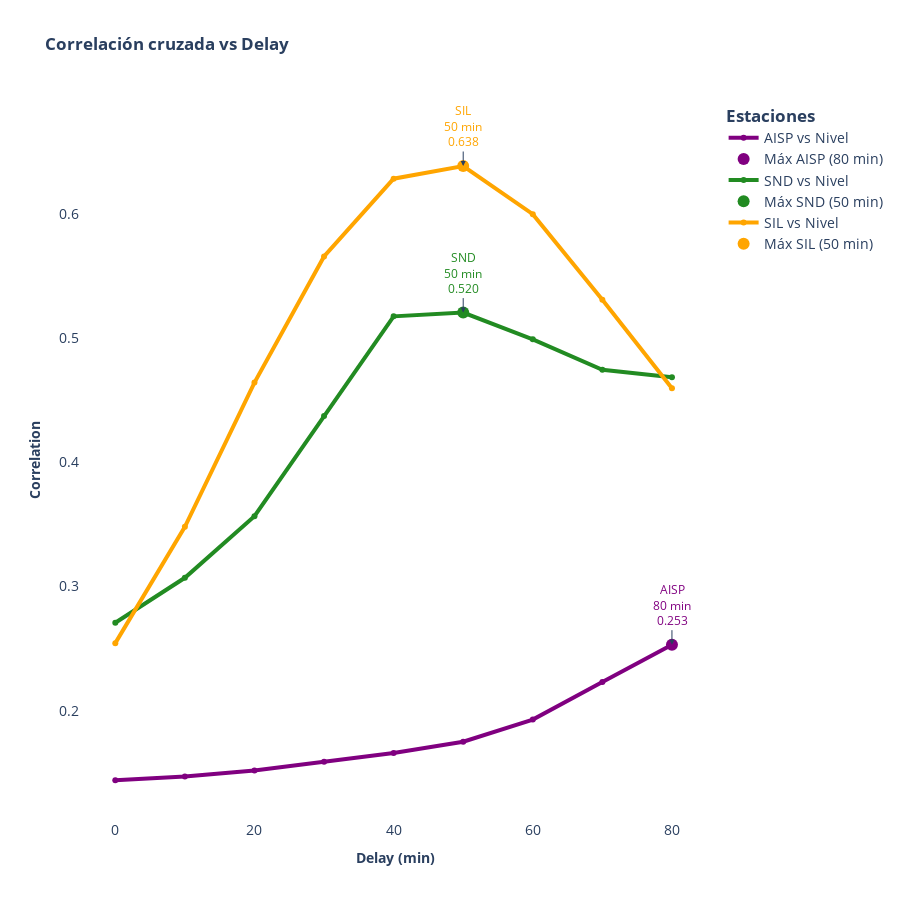

This figure's notebook cell:
### Code cell
def cross_correlation(x, y, lag_step=10, min_delay=0, max_delay=80):
    corr = correlate(x, y, mode='full')
    lags = np.arange(-len(x) + 1, len(x))
    norm_factor = np.array([len(x) - abs(lag) for lag in lags])
    corr_norm = corr / norm_factor
    lags_minutes = lags * lag_step

    mask = (lags_minutes >= min_delay) & (lags_minutes <= max_delay)
    lags_minutes_filtered = lags_minutes[mask]
    corr_norm_filtered = corr_norm[mask]

    best_idx = np.argmax(np.abs(corr_norm_filtered))
    best_lag = lags_minutes_filtered[best_idx]
    best_corr = corr_norm_filtered[best_idx]

    return lags_minutes_filtered, corr_norm_filtered, best_lag, best_corr

# Extraer las señales
nivel1 = merged1_std['nivel_std'].values
aisp = merged1_std['aisp_std'].values
nivel2 = merged2_std['nivel_std'].values
snd = merged2_std['snd_std'].values
nivel3 = merged3_std['nivel_std'].values
sil = merged3_std['sil_std'].values

# Calcular las correlaciones
lags_aisp, corr_aisp, lag_aisp, corr_max_aisp = cross_correlation(nivel1, aisp)
lags_snd, corr_snd, lag_snd, corr_max_snd = cross_correlation(nivel2, snd)
lags_sil, corr_sil, lag_sil, corr_max_sil = cross_correlation(nivel3, sil)

# Crear la figura
fig = go.Figure()

fig.add_trace(go.Scatter(x=lags_aisp, y=corr_aisp, mode='lines+markers', name='AISP vs Nivel', line=dict(width=4, color='purple')))
fig.add_trace(go.Scatter(x=[lag_aisp], y=[corr_max_aisp], mode='markers', marker=dict(size=12, color='purple'), name=f'Máx AISP ({lag_aisp} min)'))

fig.add_trace(go.Scatter(x=lags_snd, y=corr_snd, mode='lines+markers', name='SND vs Nivel', line=dict(width=4, color='forestgreen')))
fig.add_trace(go.Scatter(x=[lag_snd], y=[corr_max_snd], mode='markers', marker=dict(size=12, color='forestgreen'), name=f'Máx SND ({lag_snd} min)'))

fig.add_trace(go.Scatter(x=lags_sil, y=corr_sil, mode='lines+markers', name='SIL vs Nivel', line=dict(width=4, color='orange')))
fig.add_trace(go.Scatter(x=[lag_sil], y=[corr_max_sil], mode='markers', marker=dict(size=12, color='orange'), name=f'Máx SIL ({lag_sil} min)'))

# Anotaciones
for lag, corr, label, color in [
    (lag_aisp, corr_max_aisp, "AISP", "purple"),
    (lag_snd, corr_max_snd, "SND", "forestgreen"),
    (lag_sil, corr_max_sil, "SIL", "orange")
]:
    fig.add_annotation(
        x=lag,
        y=corr,
        text=f"{label}<br>{lag} min<br>{corr:.3f}",
        showarrow=True,
        arrowhead=2,
        ax=0,
        ay=-40,
        bgcolor="white",
        font=dict(color=color)
    )

# Layout
fig.update_layout(
    title="<b>Correlación cruzada vs Delay<b>",
    xaxis_title="<b>Delay (min)<b>",
    yaxis_title="<b>Correlation<b>",
    plot_bgcolor='white',
    paper_bgcolor='white',
    width=900,
    height=900,
    legend=dict(title='<b>Estaciones<b>',font=dict(size=14)),
    xaxis=dict(title_font=dict(size=14), tickfont=dict(size=14)),
    yaxis=dict(title_font=dict(size=14), tickfont=dict(size=14))
)

fig.show()

### Figure 1 — Plotly figure (JSON) as saved in the notebook; plotly's stock layout.template omitted (floating-point values rounded to 4 significant figures)
{"data": [{"line": {"color": "purple", "width": 4}, "mode": "lines+markers", "name": "AISP vs Nivel", "type": "scatter", "x": [0, 10, 20, 30, 40, 50, 60, 70, 80], "y": [0.1441, 0.1471, 0.1521, 0.1591, 0.1661, 0.1752, 0.1929, 0.2232, 0.2533]}, {"marker": {"color": "purple", "size": 12}, "mode": "markers", "name": "Máx AISP (80 min)", "type": "scatter", "x": [80], "y": [0.2533]}, {"line": {"color": "forestgreen", "width": 4}, "mode": "lines+markers", "name": "SND vs Nivel", "type": "scatter", "x": [0, 10, 20, 30, 40, 50, 60, 70, 80], "y": [0.2709, 0.3071, 0.3566, 0.4372, 0.5174, 0.5205, 0.4989, 0.4745, 0.4684]}, {"marker": {"color": "forestgreen", "size": 12}, "mode": "markers", "name": "Máx SND (50 min)", "type": "scatter", "x": [50], "y": [0.5205]}, {"line": {"color": "orange", "width": 4}, "mode": "lines+markers", "name": "SIL vs Nivel", "type": "scatter", "x": [0, 10, 20, 30, 40, 50, 60, 70, 80], "y": [0.2545, 0.3481, 0.4641, 0.5657, 0.6283, 0.6384, 0.5997, 0.5308, 0.4596]}, {"marker": {"color": "orange", "size": 12}, "mode": "markers", "name": "Máx SIL (50 min)", "type": "scatter", "x": [50], "y": [0.6384]}], "layout": {"annotations": [{"arrowhead": 2, "ax": 0, "ay": -40, "bgcolor": "white", "font": {"color": "purple"}, "showarrow": true, "text": "AISP<br>80 min<br>0.253", "x": 80, "y": 0.2533}, {"arrowhead": 2, "ax": 0, "ay": -40, "bgcolor": "white", "font": {"color": "forestgreen"}, "showarrow": true, "text": "SND<br>50 min<br>0.520", "x": 50, "y": 0.5205}, {"arrowhead": 2, "ax": 0, "ay": -40, "bgcolor": "white", "font": {"color": "orange"}, "showarrow": true, "text": "SIL<br>50 min<br>0.638", "x": 50, "y": 0.6384}], "height": 900, "legend": {"font": {"size": 14}, "title": {"text": "<b>Estaciones<b>"}}, "paper_bgcolor": "white", "plot_bgcolor": "white", "title": {"text": "<b>Correlación cruzada vs Delay<b>"}, "width": 900, "xaxis": {"autorange": true, "range": [-5.088, 85.64], "tickfont": {"size": 14}, "title": {"font": {"size": 14}, "text": "<b>Delay (min)<b>"}, "type": "linear"}, "yaxis": {"autorange": true, "range": [0.1122, 0.6902], "tickfont": {"size": 14}, "title": {"font": {"size": 14}, "text": "<b>Correlation<b>"}, "type": "linear"}}}
